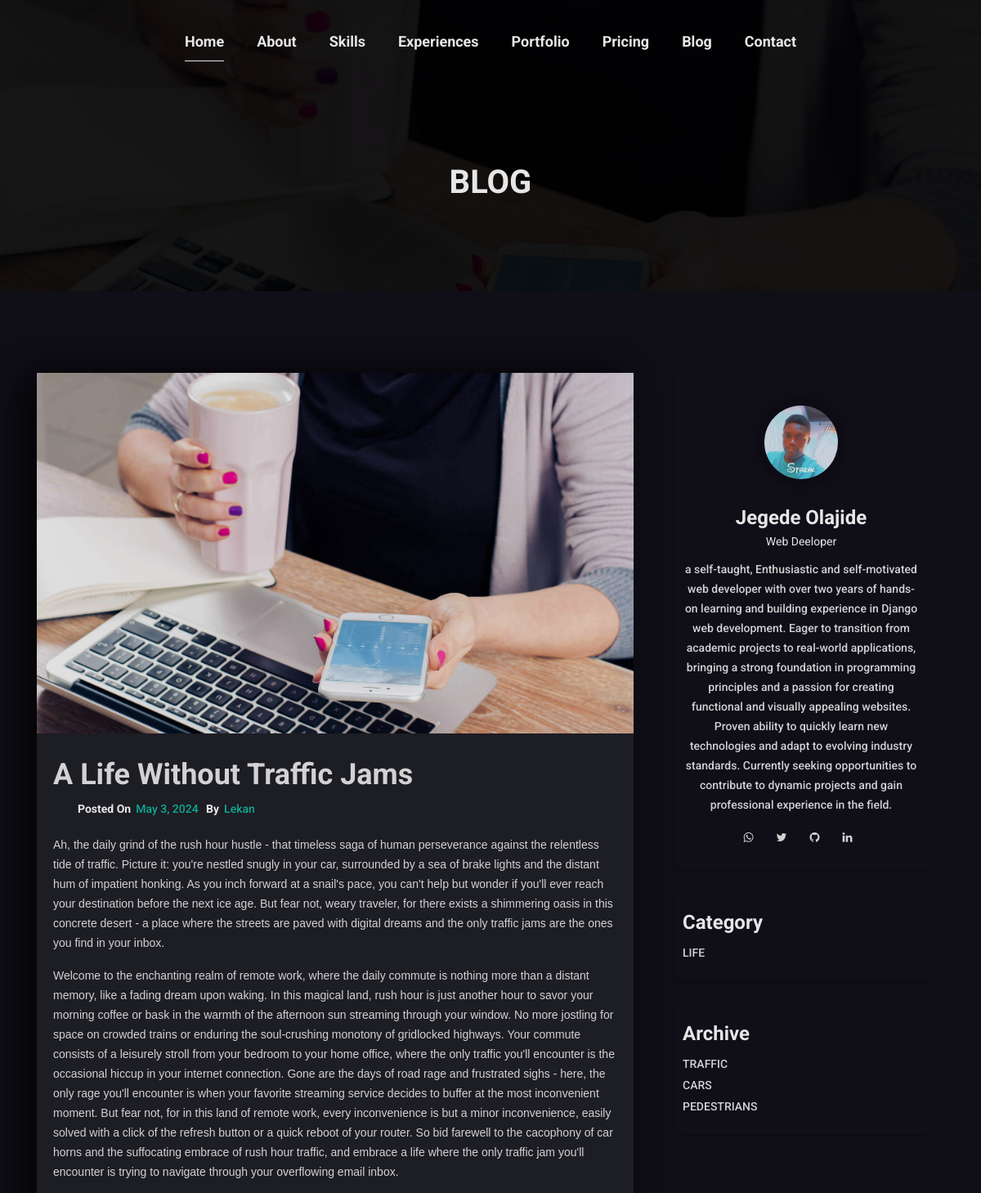
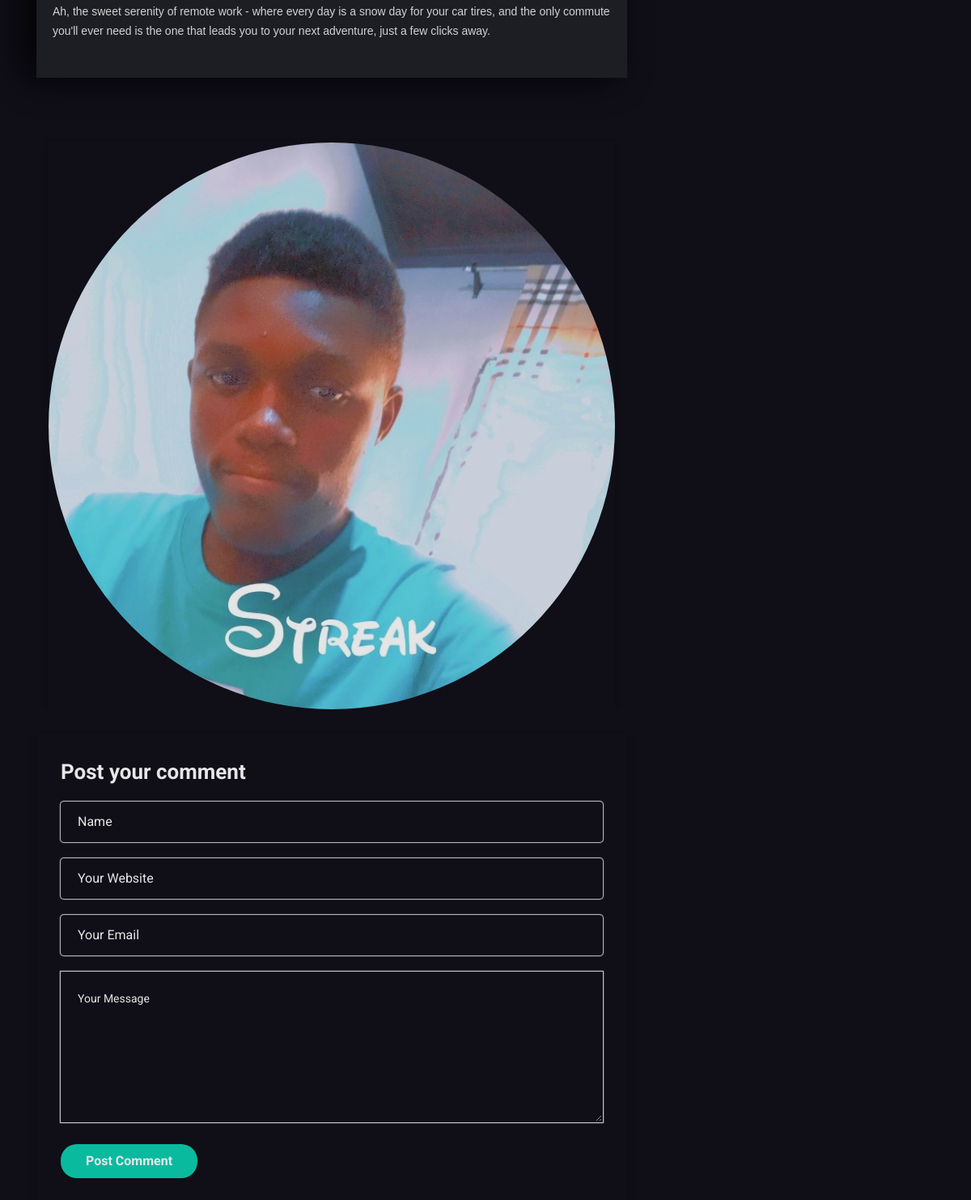
Screenshot of /blog/a-life-without-traffic-jams/ with the database file from the repository (2 pictures, top to bottom).
### blog/models.py (models this page shows, shortened)
class Post(models.Model):
    category = models.ForeignKey(BlogCategory,related_name='category_posts',on_delete=models.CASCADE,null=True)
    tags = models.ManyToManyField(Tag,related_name='tag_posts')
    title = models.CharField(max_length=250)
    slug = models.SlugField(max_length=250)
    cover = models.ImageField(upload_to='post/covers/')
    created = models.DateTimeField(auto_now_add=True)
    updated = models.DateTimeField(auto_now=True)
    author = models.ForeignKey(User,related_name='author_posts',on_delete=models.CASCADE)
    body = FroalaField()
    class Meta:
        ordering = ['title','-created']

class PostComment(models.Model):
    post = models.ForeignKey(Post,on_delete=models.CASCADE,related_name='post_comments')
    name = models.CharField(max_length=150)
    created = models.DateTimeField(auto_now_add=True)
    website = models.URLField(null=True,blank=True)
    email = models.EmailField()
    message = models.TextField()
    class Meta:
        ordering = ['-created']
        verbose_name_plural = 'Post Comments'

class BlogCategory(models.Model):
    name = models.CharField(max_length=50)
    slug = models.SlugField(max_length=50)
    class Meta:
        verbose_name_plural = 'Blog Categories'
    def __str__(self):
        return self.name

class Tag(models.Model):
    name = models.CharField(max_length=50)
    slug = models.SlugField(max_length=50)

### blog/views.py (the view)
# urls.py: path('<slug:post_slug>/',post_detail,name='post_detail'),
def post_detail(request,post_slug):
    post = get_object_or_404(Post, slug__iexact=post_slug)
    context = {'post':post}
    return render(request,'post/post_detail.html',context)

### blog/templates/post/post_detail.html (shortened to what this page needs)
{% extends parent_template|default:"navbar.html" %}
{% load static %}
{% block content %}
        <section class="mh-home image-bg home-2-img" id="mh-home">
            <div class="img-foverlay img-color-overlay">
                <div class="container">
                    <div class="row section-separator">
                        <div class="mh-page-title text-center col-sm-12">
                            <h2>Blog</h2>
                        </div>
                    </div>
                </div>
            </div>
        </section>
        <section class="mh-blog">
            <div class="container">
                <div class="row section-separator">
                    <div class="col-md-8">
                        <div class="row">
                            <div class="col-sm-12 col-md-12">
                                <div class="mh-blog-item dark-bg blog-single">
                                    <img src="{{ post.cover.url }}" alt="" class="img-fluid">
                                    <div class="blog-inner">
                                        <h2><a href="#">{{ post.title }}</a></h2>
                                        <div class="mh-blog-post-info">
                                            <ul>
                                                <li><strong>Posted On</strong><a href="#">{{ post.created|date:"F j, Y" }}</a></li>
                                                <li><strong>By</strong><a href="#">{{ post.author|title }}</a></li>
                                            </ul>
                                        </div>
                                        <p>
                                           {{ post.body|safe }}
                                        </p>
                                    </div>
                                </div>
                            </div>
                            <div class="col-sm-12">
                                <div class="comments col-sm-12">
                                    {% for comment in post.post_comments.all %}
                                    <div class="single-comment media">
                                        <img src="assets/images/hero.jpg" alt="" class="img-fluid round-image">
                                    </div>
                                    {% endfor %}
                                </div>
                                <div class="blog-form-inner col-sm-12">
                                    <div class="post-comment-title">
                                        <h3>Post your comment</h3>
                                    </div>
                                    <form action="{% url "blog:post_comment" post.id %}" method="post" id="contact-form" class="single-form comment-form wow fadeIn" data-wow-offset="30" data-wow-duration="1.5s" data-wow-delay="0.15s">
                                        <div class="row">
                                            <div class="col-sm-12">
                                                <input name="name" class="contact-name form-control" id="contact-name" type="text" placeholder="Name" required="">
                                            </div>
                                            <div class="col-sm-12">
                                                <input name="website" class="contact-subject form-control" id="contact-email" type="text" placeholder="Your Website">
                                            </div>
                                            <div class="col-sm-12">
                                                <input name="email" class="contact-subject form-control" id="contact-email" type="email" placeholder="Your Email" required="">
                                            </div>
                                            <div class="col-sm-12">
                                                <textarea name="message" class="contact-message" id="message" rows="6" placeholder="Your Message" required></textarea>
                                            </div>
                                            <div class="btn-form col-sm-12">
                                                <button class="btn btn-fill"> Post Comment </button>
                                            </div>
                                        </div>
                                    </form>
                                </div>
                            </div>
                        </div>
                    </div>
                    <div class="col-md-4">
                        <div class="mh-blog-sidebar">
                            <div class="sidebar-item mh-author-info">
                                <div class="mh-author-img">
                                    <div class="img-border">
                                        <img src="{% static "assets/images/hero.jpg" %}" alt="" class="img-fluid">
                                    </div>
                                </div>
                                <h2>Jegede Olajide</h2>
                                <h4>Web Deeloper</h4>
                                <p>
                                    a self-taught, Enthusiastic and self-motivated web developer with over two years of hands-on learning and building experience in Django web development.
                                 Eager to transition from academic projects to real-world applications, bringing a strong foundation in programming principles and a passion for creating functional and visually appealing websites. Proven ability to quickly learn new technologies and adapt to evolving industry standards.
                                 Currently seeking opportunities to contribute to dynamic projects and gain professional experience in the field.
                                </p>
                                <ul class="social-icon">
                                    <li><a href="#"><i class="fa fa-whatsapp"></i></a></li>
                                    <li><a href="#"><i class="fa fa-twitter"></i></a></li>
                                    <li><a href="#"><i class="fa fa-github"></i></a></li>
                                    <li><a href="#"><i class="fa fa-linkedin"></i></a></li>
                                </ul>
                            </div>
                            <div class="sidebar-item mh-blog-category">
                                <h3>Category</h3>
                                <ul>
                                    <li><a href="#">{{ post.category|upper }}</a></li>
                                </ul>
                            </div>
                            <div class="sidebar-item mh-blog-category">
                                <h3>Archive</h3>
                                <ul>
                                    {% for tag in post.tags.all %}
                                    <li><a href="#">{{ tag.name|upper }}</a></li>
                                    {% endfor %}
                                </ul>
                            </div>
                        </div>
                    </div>
                </div>
            </div>
        </section>
  {% endblock %}

### portfolio/static/assets/css/responsive.css (style rules this page uses)
* { -webkit-font-smoothing: antialiased; -moz-osx-font-smoothing: grayscale; }

### portfolio/static/assets/css/colors/blue.css (style rules this page uses)
.mh-blog .mh-blog-item .blog-inner h2 a { color: #fff; }
.mh-blog .mh-blog-item .blog-inner a { color: #a97afd; }
.mh-blog .mh-blog-item h2 { color: #a97afd; }
.mh-blog .mh-blog-item h2 a { color: #a97afd; }
.btn.btn-fill { background-color: #a97afd; }

### portfolio/static/assets/css/colors/green.css (style rules this page uses)
.mh-blog .mh-blog-item .blog-inner h2 a { color: #fff; }
.mh-blog .mh-blog-item .blog-inner a { color: #4CAF50; }
.mh-blog .mh-blog-item h2 { color: #4CAF50; }
.mh-blog .mh-blog-item h2 a { color: #4CAF50; }
.btn.btn-fill { background-color: #4CAF50; }

### portfolio/static/assets/css/colors/blue-munsell.css (style rules this page uses)
.mh-blog .mh-blog-item .blog-inner h2 a { color: #fff; }
.mh-blog .mh-blog-item .blog-inner a { color: #2196F3; }
.mh-blog .mh-blog-item h2 { color: #2196F3; }
.mh-blog .mh-blog-item h2 a { color: #2196F3; }
.btn.btn-fill { background-color: #2196F3; }

### portfolio/static/assets/css/colors/orange.css (style rules this page uses)
.mh-blog .mh-blog-item .blog-inner h2 a { color: #fff; }
.mh-blog .mh-blog-item .blog-inner a { color: #ffa500; }
.mh-blog .mh-blog-item h2 { color: #ffa500; }
.mh-blog .mh-blog-item h2 a { color: #ffa500; }
.btn.btn-fill { background-color: #ffa500; }

### portfolio/static/assets/css/colors/purple.css (style rules this page uses)
.mh-blog .mh-blog-item .blog-inner h2 a { color: #fff; }
.mh-blog .mh-blog-item .blog-inner a { color: #E91E63; }
.mh-blog .mh-blog-item h2 { color: #E91E63; }
.mh-blog .mh-blog-item h2 a { color: #E91E63; }
.btn.btn-fill { background-color: #E91E63; }

### portfolio/static/assets/css/colors/slate.css (style rules this page uses)
.mh-blog .mh-blog-item .blog-inner h2 a { color: #fff; }
.mh-blog .mh-blog-item .blog-inner a { color: #f6c; }
.mh-blog .mh-blog-item h2 { color: #f6c; }
.mh-blog .mh-blog-item h2 a { color: #f6c; }
.btn.btn-fill { background-color: #f6c; }

### portfolio/static/assets/css/colors/yellow.css (style rules this page uses)
.mh-blog .mh-blog-item .blog-inner a { color: #188c91; }
.mh-blog .mh-blog-item h2 { color: #188c91; }
.mh-blog .mh-blog-item h2 a { color: #188c91; }
.btn.btn-fill { background-color: #188c91; }

### rows the page displays
Post: cover (picture), title "A Life Without Traffic Jams", created "May 3, 2024", author "Lekan", body "Ah, the daily grind of the rush hour hustle - that timeless saga of human perseverance against the relentless tide of traffic. Picture it: you're nestled snugly in your car, surrounded by a sea of brake lights and the distant hum of impatient honking. As you inch forward at a snail's pace, you can't help but wonder if you'll ever reach your destination before the next ice age. But fear not, weary traveler, for there exists a shimmering oasis in this concrete desert - a place where the streets are paved with digital dreams and the only traffic jams are the ones you find in your inbox. Welcome to the enchanting realm of remote work, where the daily commute is nothing more than a distant…", category "LIFE"
Tag: name "TRAFFIC"
Tag: name "CARS"
Tag: name "PEDESTRIANS"
